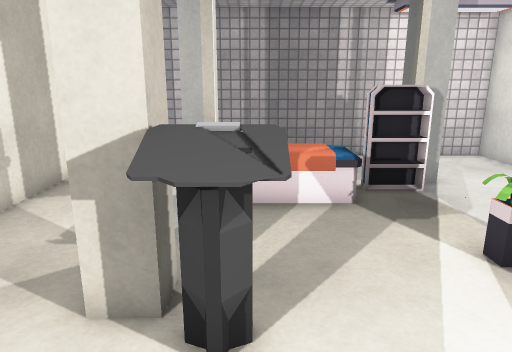
view 1 (above)

12 first-person views from a walk through a 3-D level made in the Unity game engine. The camera is 1.5 m above the floor, tilts 14° down and sees 70° across. Doors are open. The floor is counted in squares, 0.5 m on a side. Each view is taken from the middle of a square. On the plan, view 1 faces up. The plan holds only what a view shows up to about 20 squares ahead; the rest is blank. The place goes on beyond the plan. The player character is not drawn. Some surface patterns are stand-ins.

view 2
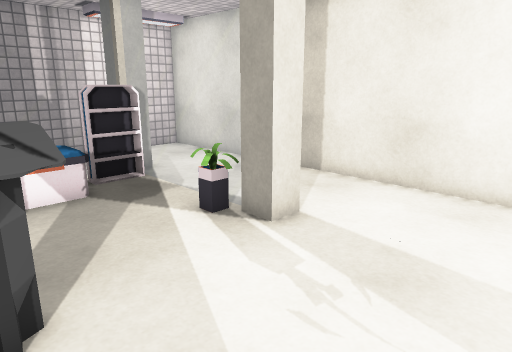

view 3
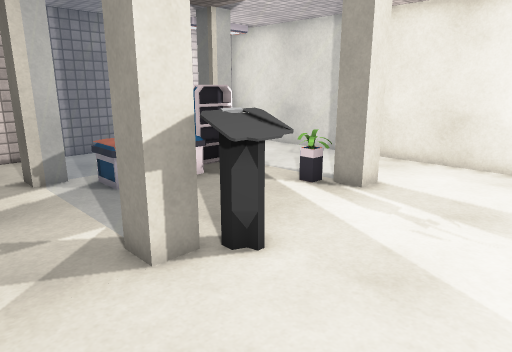

view 4
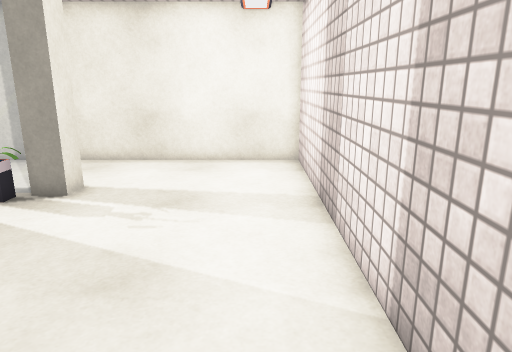

view 5
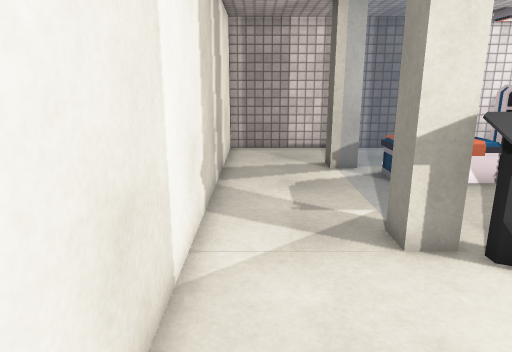

view 6
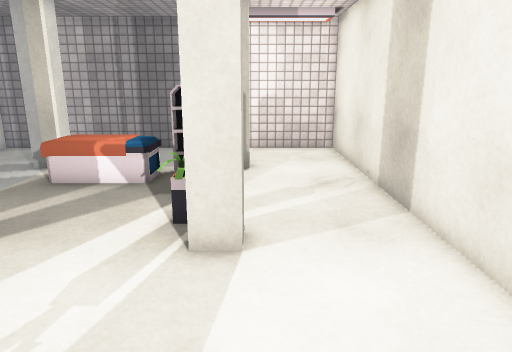

view 7
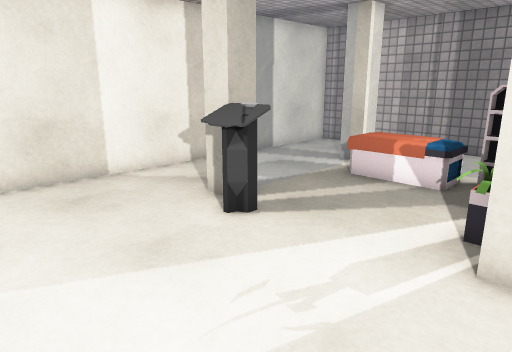

view 8
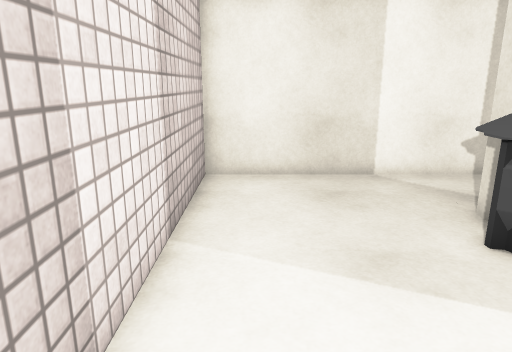

view 9
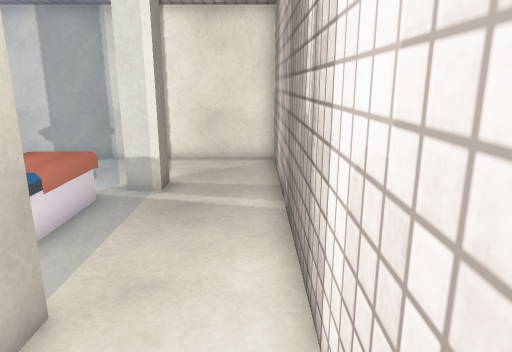

view 10
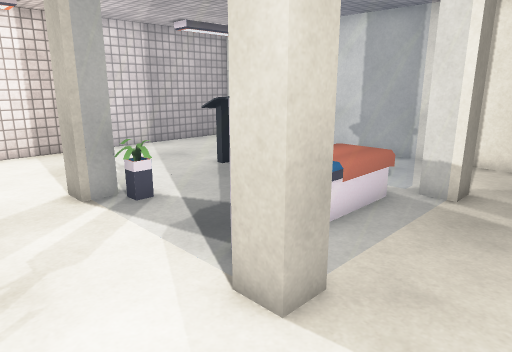

view 11
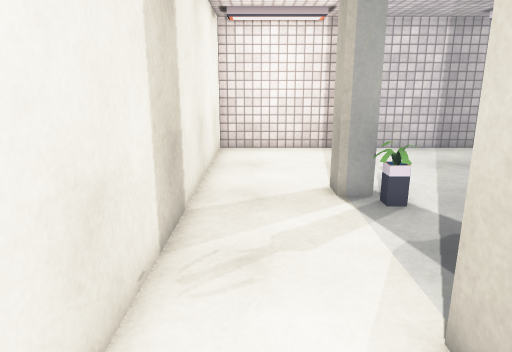

view 12
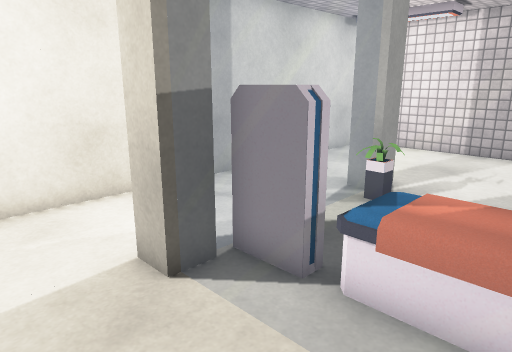

### Floor plan
Key: @ floor where view 1 was taken; # wall or solid block; . floor; D open door; = window, fence, low wall or low ledge; B bed; S shelf; P plant; O other object.
Columns run from 6 left of view 1 to 10 right of it. Each row starts with its distance up from view 1.
 16 #################
 15 #...............#
 14 #...............#
 13 #...............#
 12 #...#======##...#
 11 #...##BBBSS=#...#
 10 #...=BBBBSS=#...#
  9 #...=BBBBB.==...#
  8 #...= .....==...#
  7 #...= .....==...#
  6 #...= ....P==...#
  5 #...#DDDDDDD#...#
  4 #...#OODDDDD#...#
  3 #....OO.........#
  2 #...............#
  1 #...............#
  0 #.....@.........#
 -1 #...............#
 -2 #...............#
 -3 #################

Where each view was taken, in squares from view 1:
view 1: 0 up, 0 right, facing up
view 2: 1 down, 1 left, facing up-right
view 3: 1 down, 5 left, facing up-right
view 4: 1 down, 5 left, facing right
view 5: 2 down, 5 left, facing up
view 6: 2 down, 6 right, facing up
view 7: 2 down, 6 right, facing up-left
view 8: 1 down, 6 right, facing left
view 9: 15 up, 9 right, facing left
view 10: 15 up, 9 right, facing down-left
view 11: 15 up, 8 right, facing down
view 12: 15 up, 0 right, facing down-right
